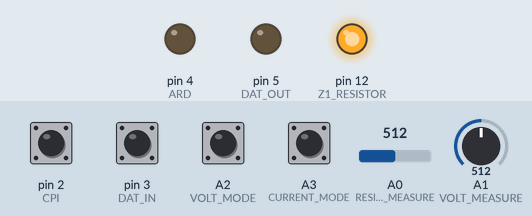
This sketch was run on a simulated Arduino Uno, built with avr-gcc and run on an emulated ATmega328P. Shown: output pins drawn as LEDs (lit = HIGH). The test bench sets the inputs (shaded band); at power-on: A2 (VOLT_MODE), A3 (CURRENT_MODE), pin 2 (CPI), pin 3 (DAT_IN) HIGH, A0 (RESISTANCE_MEASURE) = 512, A1 (VOLT_MEASURE) = 512.

Above: at 1.2 s.
1.3 s: pin 2 (CPI) pulled LOW for 0.15 s
At 1.9 s:
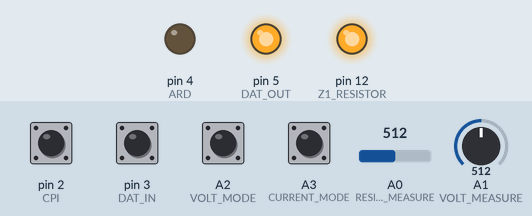
2.9 s: A2 (VOLT_MODE) pulled LOW for 0.15 s
At 2.97 s:
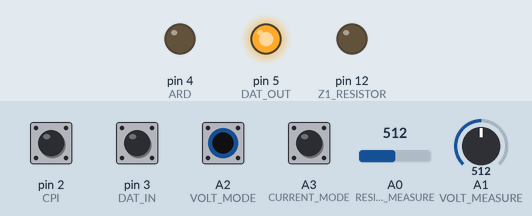
4.5 s: pin 2 (CPI) driven LOW and A2 (VOLT_MODE) driven LOW
At 6.7 s:
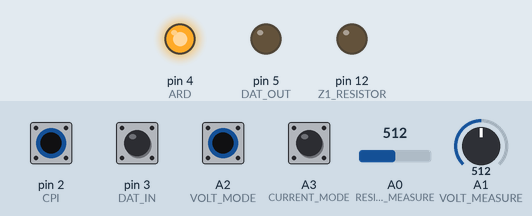
7.0 s: pin 2 (CPI) driven HIGH
At 7.9 s:
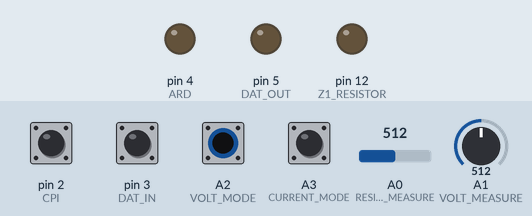
8.5 s: pin 2 (CPI) driven LOW
At 9.1 s:
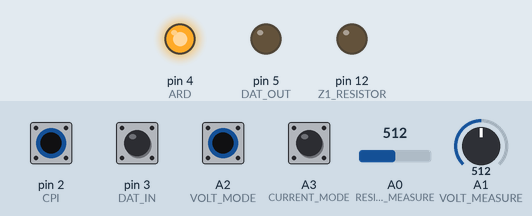
10.0 s: A2 (VOLT_MODE) driven HIGH
At 11.4 s:
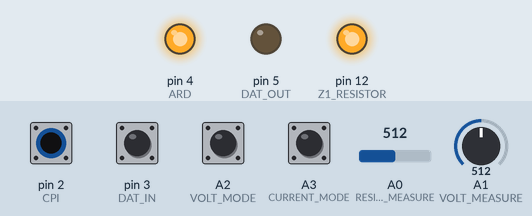
Timing chart, 0 to 12.5 s (numbered marks = the images above; inputs shaded):
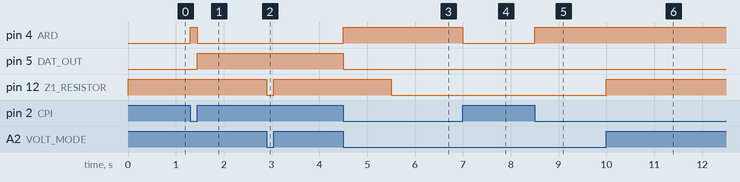

Measured:
- after the input at 1.3 s, pin 4 (ARD): LOW → HIGH at once, → LOW 0.15 s later; pin 5 (DAT_OUT): LOW → HIGH after 0.15 s
- after the input at 2.9 s, pin 12 (Z1_RESISTOR): HIGH → LOW at once, → HIGH 0.15 s later
- after the input at 4.5 s, pin 4 (ARD): LOW → HIGH at once; pin 5 (DAT_OUT): HIGH → LOW at once; pin 12 (Z1_RESISTOR): HIGH → LOW after 1.0 s
- after the input at 7.0 s, pin 4 (ARD): HIGH → LOW at once
- after the input at 8.5 s, pin 4 (ARD): LOW → HIGH at once
- after the input at 10.0 s, pin 12 (Z1_RESISTOR): LOW → HIGH at once

The sketch:

arduino_code.ino
```cpp
#define CPI 2
#define ARD 4
#define DAT_OUT 5
#define DAT_IN 3
#define CURRENT_MODE A3
#define VOLT_MODE A2
#define Z1_RESISTOR 12
#define VOLT_MEASURE A1
#define CURRENT_MEASURE A4
#define RESISTANCE_MEASURE A0
#define TIMEOUT 1000
#define BITS 12

bool cpiState;
bool avrState = false;
unsigned long startTime;
int dIn = 0;
int outgoing = 0;
int incoming = 0;

// 0:volt 1:current 2:resistance
byte mode = 0;
int reading = 0;

int exchange(int dOut){
  cpiState = !cpiState;
  dIn = 0;

  for(int i=0; i<BITS; i++){
    digitalWrite(DAT_OUT, (dOut >> i) % 2);
    dIn += !digitalRead(DAT_IN) << i;
    avrState = !avrState;
    digitalWrite(ARD, avrState);
    startTime = millis();
    while(cpiState == digitalRead(CPI)){
      if(startTime + TIMEOUT < millis()){
        cpiState = digitalRead(CPI);
        return 0;
      }
    }
    cpiState = !cpiState;
  }
  return dIn;
}

void setup() {
  pinMode(CPI, INPUT_PULLUP);
  pinMode(ARD, OUTPUT);
  pinMode(DAT_OUT, OUTPUT);
  pinMode(DAT_IN, INPUT_PULLUP);

  pinMode(CURRENT_MODE, INPUT_PULLUP);
  pinMode(VOLT_MODE, INPUT_PULLUP);
  pinMode(Z1_RESISTOR, OUTPUT);

  cpiState = digitalRead(CPI);
}

void loop() {
  if (cpiState != digitalRead(CPI)){
    exchange((reading << 2) + mode);
  }

  if(!digitalRead(CURRENT_MODE)){
    mode = 1;
    digitalWrite(Z1_RESISTOR, LOW);
    reading = analogRead(CURRENT_MEASURE);
  }
  else if(!digitalRead(VOLT_MODE)){
    mode = 0;
    digitalWrite(Z1_RESISTOR, LOW);
    reading = analogRead(VOLT_MEASURE);
  }
  else{
    mode = 2;
    digitalWrite(Z1_RESISTOR, HIGH);
    reading = analogRead(RESISTANCE_MEASURE);
  }
}
```
